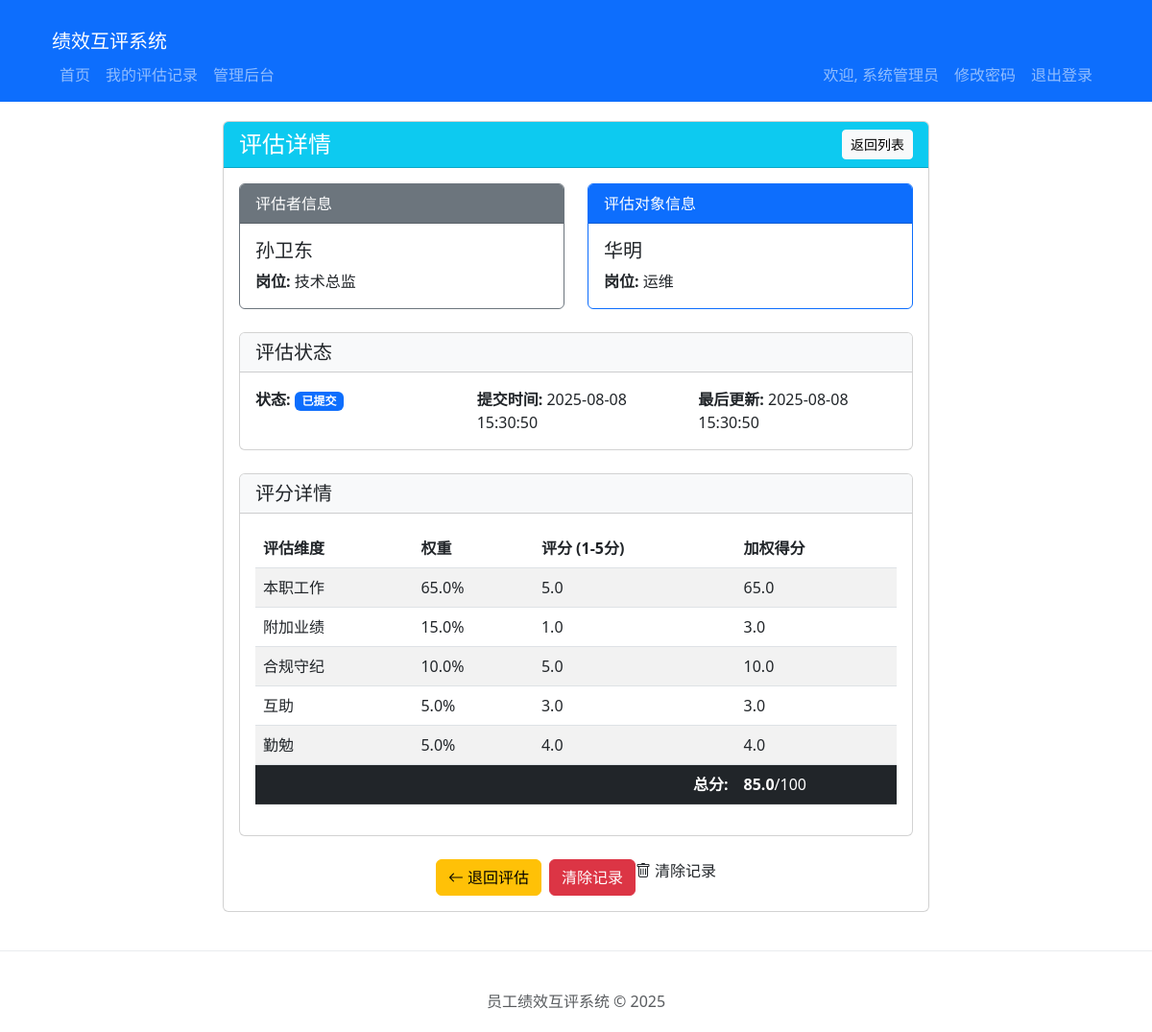
Page /admin/evaluations/view/268 (signed in) on the committed database.
### models.py (models this page shows, shortened)
class Employee(UserMixin, db.Model):
    __tablename__ = 'employees'
    id = db.Column(db.Integer, primary_key=True)
    employee_id = db.Column(db.String(20), unique=True, nullable=False)
    name = db.Column(db.String(100), nullable=False)
    position = db.Column(db.String(100), nullable=False)
    password_hash = db.Column(db.String(256), nullable=False)
    is_admin = db.Column(db.Boolean, default=False)
    is_frozen = db.Column(db.Boolean, default=False)
    role = db.Column(db.String(20), default='员工', nullable=False)
    position_coefficient = db.Column(db.Float, default=1.0, nullable=False)
    created_at = db.Column(db.DateTime, default=datetime.utcnow)
    updated_at = db.Column(db.DateTime, default=datetime.utcnow, onupdate=datetime.utcnow)

class EvaluationRecord(db.Model):
    __tablename__ = 'evaluation_records'
    id = db.Column(db.Integer, primary_key=True)
    evaluator_id = db.Column(db.Integer, db.ForeignKey('employees.id'), nullable=False)
    evaluatee_id = db.Column(db.Integer, db.ForeignKey('employees.id'), nullable=False)
    task_id = db.Column(db.Integer, db.ForeignKey('evaluation_tasks.id'), nullable=False)
    status = db.Column(db.String(20), default='submitted')  # submitted, returned, withdrawal_requested
    submitted_at = db.Column(db.DateTime, default=datetime.utcnow)
    created_at = db.Column(db.DateTime, default=datetime.utcnow)
    updated_at = db.Column(db.DateTime, default=datetime.utcnow, onupdate=datetime.utcnow)
    withdrawal_reason = db.Column(db.Text)
    evaluator = db.relationship('Employee', foreign_keys=[evaluator_id], backref='evaluations_made')
    evaluatee = db.relationship('Employee', foreign_keys=[evaluatee_id], backref='evaluations_received')
    scores = db.relationship('EvaluationScore', cascade='all, delete-orphan', lazy=True)
    task = db.relationship('EvaluationTask', back_populates='records')
    @property
    def total_score(self):
        published_scores = self.scores  # 包含所有维度的评分，不限制发布状态
        total = sum(score.score * score.dimension.weight for score in published_scores)
        total_weight = sum(score.dimension.weight for score in published_scores)
        if total_weight == 0:
            return 0  # 避免除以零错误
        if total_weight > 1.0001:
            from flask import current_app
            current_app.logger.warning(f"评估维度权重总和超过100%: {total_weight:.4f}")
        return round(min(total * 20, 100.0), 2)  # 确保总分不超过100分

class EvaluationScore(db.Model):
    __tablename__ = 'evaluation_scores'
    id = db.Column(db.Integer, primary_key=True)
    evaluation_record_id = db.Column(db.Integer, db.ForeignKey('evaluation_records.id'), nullable=False)
    dimension_id = db.Column(db.Integer, db.ForeignKey('evaluation_dimensions.id'), nullable=False)
    score = db.Column(db.Float, nullable=False)
    comment = db.Column(db.String(500))
    record = db.relationship('EvaluationRecord', overlaps="scores")
    dimension = db.relationship('EvaluationDimension')

class EvaluationDimension(db.Model):
    __tablename__ = 'evaluation_dimensions'
    id = db.Column(db.Integer, primary_key=True)
    name = db.Column(db.String(100), nullable=False)
    status = db.Column(db.String(20), default='published', nullable=False)
    weight = db.Column(db.Float, nullable=False)
    created_at = db.Column(db.DateTime, default=datetime.utcnow)
    updated_at = db.Column(db.DateTime, default=datetime.utcnow, onupdate=datetime.utcnow)

### app.py (the view)
@app.route('/admin/evaluations/view/<int:id>')
@login_required
@admin_required
def view_evaluation(id):
    from models import EvaluationRecord
    evaluation = EvaluationRecord.query.options(joinedload(EvaluationRecord.scores).joinedload(EvaluationScore.dimension)).get_or_404(id)
    return render_template('admin/evaluation_view.html', evaluation=evaluation)

### app.py (called while the page is built)
def admin_required(f):
    @wraps(f)
    def decorated_function(*args, **kwargs):
        if not current_user.is_authenticated:
            return redirect(url_for('login', next=request.url))
        if not current_user.is_admin:
            abort(403)
        return f(*args, **kwargs)
    return decorated_function

@app.template_filter('shanghai_time')
def shanghai_time_filter(dt, format='%Y-%m-%d %H:%M:%S'):
    if dt is None:
        return ""
    utc_dt = pytz.utc.localize(dt)
    shanghai_tz = pytz.timezone('Asia/Shanghai')
    return utc_dt.astimezone(shanghai_tz).strftime(format)

@login_manager.user_loader
def load_user(user_id):
    return Employee.query.get(int(user_id))

### templates/admin/evaluation_view.html (shortened to what this page needs)
{% extends 'base.html' %}
{% block content %}
<div class="row">
    <div class="col-md-8 offset-md-2">
        <div class="card">
            <div class="card-header bg-info text-white">
                <div class="d-flex justify-content-between align-items-center">
                    <h4 class="mb-0">评估详情</h4>
                    <a href="{{ url_for('admin_evaluation_query') }}" class="btn btn-light btn-sm">返回列表</a>
                </div>
            </div>
            <div class="card-body">
                <div class="row mb-4">
                    <div class="col-md-6">
                        <div class="card border-secondary">
                            <div class="card-header bg-secondary text-white">评估者信息</div>
                            <div class="card-body">
                                <h5 class="card-title">{{ evaluation.evaluator.name }}</h5>
                                <p class="card-text"><strong>岗位:</strong> {{ evaluation.evaluator.position }}</p>
                            </div>
                        </div>
                    </div>
                    <div class="col-md-6">
                        <div class="card border-primary">
                            <div class="card-header bg-primary text-white">评估对象信息</div>
                            <div class="card-body">
                                <h5 class="card-title">{{ evaluation.evaluatee.name }}</h5>
                                <p class="card-text"><strong>岗位:</strong> {{ evaluation.evaluatee.position }}</p>
                            </div>
                        </div>
                    </div>
                </div>
                <div class="card mb-4">
                    <div class="card-header bg-light">
                        <h5 class="mb-0">评估状态</h5>
                    </div>
                    <div class="card-body">
                        <div class="row">
                            <div class="col-md-4">
                                <strong>状态:</strong>
                                {% if evaluation.status == 'draft' %}
                                    <span class="badge bg-secondary">草稿</span>
                                {% elif evaluation.status == 'submitted' %}
                                    <span class="badge bg-primary">已提交</span>
                                {% elif evaluation.status == 'returned' %}
                                    <span class="badge bg-warning">已退回</span>
                                {% endif %}
                            </div>
                            <div class="col-md-4">
                                <strong>提交时间:</strong>
                                {{ evaluation.submitted_at|shanghai_time if evaluation.submitted_at else '-' }}
                            </div>
                            <div class="col-md-4">
                                <strong>最后更新:</strong>
                                {{ evaluation.updated_at|shanghai_time }}
                            </div>
                        </div>
                    </div>
                </div>
                <div class="card mb-4">
                    <div class="card-header bg-light">
                        <h5 class="mb-0">评分详情</h5>
                    </div>
                    <div class="card-body">
                        <div class="table-responsive">
                            <table class="table table-striped">
                                <thead>
                                    <tr>
                                        <th>评估维度</th>
                                        <th>权重</th>
                                        <th>评分 (1-5分)</th>
                                        <th>加权得分</th>
                                    </tr>
                                </thead>
                                <tbody>
                                    {% for score in evaluation.scores %}
                                    <tr>
                                        <td>{{ score.dimension.name }}</td>
                                        <td>{{ score.dimension.weight*100 }}%</td>
                                        <td>{{ score.score }}</td>
                                        <td>{{ (score.score * score.dimension.weight * 20)|round(2) }}</td>
                                    </tr>
                                    {% endfor %}
                                </tbody>
                                <tfoot>
                                    <tr class="table-dark">
                                        <td colspan="3" class="text-end"><strong>总分:</strong></td>
                                        <td><strong>{{ evaluation.total_score }}</strong>/100</td>
                                    </tr>
                                </tfoot>
                            </table>
                        </div>
                    </div>
                </div>
                <div class="d-flex justify-content-center">
                    {% if evaluation.status == 'submitted' %}
                        <a href="{{ url_for('return_evaluation', id=evaluation.id) }}" class="btn btn-warning me-2" onclick="return confirm('确定要退回此评估吗？')">
                            <i class="bi bi-arrow-left me-1"></i>退回评估
                        </a>
                        <form action="{{ url_for('delete_evaluation', id=evaluation.id) }}" method="post" onsubmit="return confirm('确定要清除此评估记录吗？此操作不可恢复。')">
    <button type="submit" class="btn btn-danger">清除记录</button>
</form>
                            <i class="bi bi-trash me-1"></i>清除记录
                    {% endif %}
                </div>
            </div>
        </div>
    </div>
</div>
{% endblock %}
{% block extra_css %}
<link href="{{ url_for('static', filename='css/bootstrap-icons.css') }}" rel="stylesheet">
{% endblock %}

### templates/base.html (shortened to what this page needs)
<!DOCTYPE html>
<html lang="zh-CN">
<head>
    <link href="{{ url_for('static', filename='css/bootstrap.min.css') }}" rel="stylesheet">
    {% block extra_css %}{% endblock %}
</head>
<body>
    <nav class="navbar navbar-expand-lg navbar-dark bg-primary">
    <div class="container">
    <div class="container-fluid">
        <a class="navbar-brand" href="{{ url_for('index') }}">绩效互评系统</a>
        <div class="collapse navbar-collapse" id="navbarNav">
        {% if current_user.is_authenticated %}
        <ul class="navbar-nav me-auto">
            <li class="nav-item">
                <a class="nav-link" href="{{ url_for('index') }}">首页</a>
            </li>
            <li class="nav-item">
                <a class="nav-link" href="{{ url_for('my_evaluations') }}">我的评估记录</a>
            </li>
            {% if current_user.employee_id == '10000' %}
            <li class="nav-item">
                <a class="nav-link" href="{{ url_for('admin_dashboard') }}">管理后台</a>
            </li>
            {% endif %}
        </ul>
        <ul class="navbar-nav">
            <li class="nav-item">
                <span class="nav-link">欢迎, {{ current_user.name }}</span>
            </li>
            <li class="nav-item">
                  <a href="{{ url_for('change_password') }}" class="nav-link">修改密码</a>
              </li>
              <li class="nav-item">
                  <a href="{{ url_for('logout') }}" class="nav-link">退出登录</a>
              </li>
        </ul>
        {% else %}
        <ul class="navbar-nav ms-auto">
            <li class="nav-item">
                <a class="nav-link" href="{{ url_for('login') }}">登录</a>
            </li>
        </ul>
        {% endif %}
        </div>
    </nav>
    <div class="container">
        {% block content %}{% endblock %}
    </div>
    <footer class="footer">
        <div class="container">
            <span class="text-muted">员工绩效互评系统 &copy; 2025</span>
        </div>
    </footer>
</body>
</html>

### templates/base.html (style rules this page uses)
.container { margin-top: 20px; }
.footer { margin-top: 40px; padding: 20px; text-align: center; border-top: 1px solid #e9ecef; }

### rows in the picture
Employee: name "系统管理员"
Employee: evaluator.name "孙卫东", evaluator.position "技术总监"
Employee: evaluatee.name "华明", evaluatee.position "运维"
EvaluationRecord: submitted_at|shanghai_time "2025-08-08 15:30:50", updated_at|shanghai_time "2025-08-08 15:30:50"
EvaluationScore: dimension.name "本职工作", score.dimension.weight*100 "65.0", score "5.0", (score.score*score.dimension.weight*20)|round(2) "65.0", total_score "85.0"
EvaluationScore: dimension.name "附加业绩", score.dimension.weight*100 "15.0", score "1.0", (score.score*score.dimension.weight*20)|round(2) "3.0"
EvaluationScore: dimension.name "合规守纪", score.dimension.weight*100 "10.0", score "5.0", (score.score*score.dimension.weight*20)|round(2) "10.0"
EvaluationScore: dimension.name "互助", score.dimension.weight*100 "5.0", score "3.0", (score.score*score.dimension.weight*20)|round(2) "3.0"
EvaluationScore: dimension.name "勤勉", score.dimension.weight*100 "5.0", score "4.0", (score.score*score.dimension.weight*20)|round(2) "4.0"
